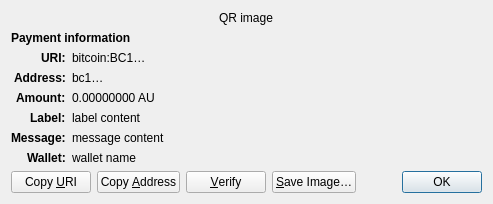
<?xml version="1.0" encoding="UTF-8"?>
<ui version="4.0">
 <class>ReceiveRequestDialog</class>
 <widget class="QDialog" name="ReceiveRequestDialog">
  <property name="geometry">
   <rect>
    <x>0</x>
    <y>0</y>
    <width>413</width>
    <height>229</height>
   </rect>
  </property>
  <property name="windowTitle">
   <string>Request payment to …</string>
  </property>
  <layout class="QGridLayout" name="gridLayout" columnstretch="0,1">
   <property name="sizeConstraint">
    <enum>QLayout::SetFixedSize</enum>
   </property>
   <item row="0" column="0" colspan="2" alignment="Qt::AlignHCenter">
    <widget class="QRImageWidget" name="qr_code">
     <property name="text">
      <string notr="true">QR image</string>
     </property>
     <property name="textInteractionFlags">
      <set>Qt::NoTextInteraction</set>
     </property>
    </widget>
   </item>
   <item row="1" column="0" colspan="2">
    <widget class="QLabel" name="payment_header">
     <property name="font">
      <font>
       <weight>75</weight>
       <bold>true</bold>
      </font>
     </property>
     <property name="text">
      <string>Payment information</string>
     </property>
     <property name="textInteractionFlags">
      <set>Qt::NoTextInteraction</set>
     </property>
    </widget>
   </item>
   <item row="2" column="0" alignment="Qt::AlignRight|Qt::AlignTop">
    <widget class="QLabel" name="uri_tag">
     <property name="font">
      <font>
       <weight>75</weight>
       <bold>true</bold>
      </font>
     </property>
     <property name="text">
      <string notr="true">URI:</string>
     </property>
     <property name="textFormat">
      <enum>Qt::PlainText</enum>
     </property>
     <property name="textInteractionFlags">
      <set>Qt::NoTextInteraction</set>
     </property>
    </widget>
   </item>
   <item row="2" column="1" alignment="Qt::AlignTop">
    <widget class="QLabel" name="uri_content">
     <property name="text">
      <string notr="true">bitcoin:BC1…</string>
     </property>
     <property name="textFormat">
      <enum>Qt::RichText</enum>
     </property>
     <property name="wordWrap">
      <bool>true</bool>
     </property>
     <property name="textInteractionFlags">
      <set>Qt::TextSelectableByMouse</set>
     </property>
    </widget>
   </item>
   <item row="3" column="0" alignment="Qt::AlignRight|Qt::AlignTop">
    <widget class="QLabel" name="address_tag">
     <property name="font">
      <font>
       <weight>75</weight>
       <bold>true</bold>
      </font>
     </property>
     <property name="text">
      <string>Address:</string>
     </property>
     <property name="textInteractionFlags">
      <set>Qt::NoTextInteraction</set>
     </property>
    </widget>
   </item>
   <item row="3" column="1" alignment="Qt::AlignTop">
    <widget class="QLabel" name="address_content">
     <property name="text">
      <string notr="true">bc1…</string>
     </property>
     <property name="textFormat">
      <enum>Qt::PlainText</enum>
     </property>
     <property name="textInteractionFlags">
      <set>Qt::TextSelectableByMouse</set>
     </property>
    </widget>
   </item>
   <item row="4" column="0" alignment="Qt::AlignRight|Qt::AlignTop">
    <widget class="QLabel" name="amount_tag">
     <property name="font">
      <font>
       <weight>75</weight>
       <bold>true</bold>
      </font>
     </property>
     <property name="text">
      <string>Amount:</string>
     </property>
     <property name="textInteractionFlags">
      <set>Qt::NoTextInteraction</set>
     </property>
    </widget>
   </item>
   <item row="4" column="1" alignment="Qt::AlignTop">
    <widget class="QLabel" name="amount_content">
     <property name="text">
      <string notr="true">0.00000000 AU</string>
     </property>
     <property name="textFormat">
      <enum>Qt::PlainText</enum>
     </property>
     <property name="textInteractionFlags">
      <set>Qt::TextSelectableByMouse</set>
     </property>
    </widget>
   </item>
   <item row="5" column="0" alignment="Qt::AlignRight|Qt::AlignTop">
    <widget class="QLabel" name="label_tag">
     <property name="font">
      <font>
       <weight>75</weight>
       <bold>true</bold>
      </font>
     </property>
     <property name="text">
      <string>Label:</string>
     </property>
     <property name="textInteractionFlags">
      <set>Qt::NoTextInteraction</set>
     </property>
    </widget>
   </item>
   <item row="5" column="1" alignment="Qt::AlignTop">
    <widget class="QLabel" name="label_content">
     <property name="text">
      <string notr="true">label content</string>
     </property>
     <property name="textFormat">
      <enum>Qt::PlainText</enum>
     </property>
     <property name="wordWrap">
      <bool>true</bool>
     </property>
     <property name="textInteractionFlags">
      <set>Qt::TextSelectableByMouse</set>
     </property>
    </widget>
   </item>
   <item row="6" column="0" alignment="Qt::AlignRight|Qt::AlignTop">
    <widget class="QLabel" name="message_tag">
     <property name="font">
      <font>
       <weight>75</weight>
       <bold>true</bold>
      </font>
     </property>
     <property name="text">
      <string>Message:</string>
     </property>
     <property name="textInteractionFlags">
      <set>Qt::NoTextInteraction</set>
     </property>
    </widget>
   </item>
   <item row="6" column="1" alignment="Qt::AlignTop">
    <widget class="QLabel" name="message_content">
     <property name="text">
      <string notr="true">message content</string>
     </property>
     <property name="textFormat">
      <enum>Qt::PlainText</enum>
     </property>
     <property name="wordWrap">
      <bool>true</bool>
     </property>
     <property name="textInteractionFlags">
      <set>Qt::TextSelectableByMouse</set>
     </property>
    </widget>
   </item>
   <item row="7" column="0" alignment="Qt::AlignRight|Qt::AlignTop">
    <widget class="QLabel" name="wallet_tag">
     <property name="font">
      <font>
       <weight>75</weight>
       <bold>true</bold>
      </font>
     </property>
     <property name="text">
      <string>Wallet:</string>
     </property>
     <property name="textInteractionFlags">
      <set>Qt::NoTextInteraction</set>
     </property>
    </widget>
   </item>
   <item row="7" column="1" alignment="Qt::AlignTop">
    <widget class="QLabel" name="wallet_content">
     <property name="text">
      <string notr="true">wallet name</string>
     </property>
     <property name="textFormat">
      <enum>Qt::PlainText</enum>
     </property>
     <property name="wordWrap">
      <bool>true</bool>
     </property>
     <property name="textInteractionFlags">
      <set>Qt::TextSelectableByMouse</set>
     </property>
    </widget>
   </item>
   <item row="8" column="0" colspan="2">
    <layout class="QHBoxLayout" name="horizontalLayout">
     <item>
      <widget class="QPushButton" name="btnCopyURI">
       <property name="text">
        <string>Copy &amp;URI</string>
       </property>
       <property name="autoDefault">
        <bool>false</bool>
       </property>
      </widget>
     </item>
     <item>
      <widget class="QPushButton" name="btnCopyAddress">
       <property name="text">
        <string>Copy &amp;Address</string>
       </property>
       <property name="autoDefault">
        <bool>false</bool>
       </property>
      </widget>
     </item>
     <item>
      <widget class="QPushButton" name="btnVerify">
       <property name="text">
        <string>&amp;Verify</string>
       </property>
       <property name="toolTip">
        <string>Verify this address on e.g. a hardware wallet screen</string>
       </property>
       <property name="autoDefault">
        <bool>false</bool>
       </property>
      </widget>
     </item>
     <item>
      <widget class="QPushButton" name="btnSaveAs">
       <property name="text">
        <string>&amp;Save Image…</string>
       </property>
       <property name="autoDefault">
        <bool>false</bool>
       </property>
      </widget>
     </item>
     <item>
      <spacer name="horizontalSpacer_2">
       <property name="orientation">
        <enum>Qt::Horizontal</enum>
       </property>
       <property name="sizeHint" stdset="0">
        <size>
         <width>40</width>
         <height>20</height>
        </size>
       </property>
      </spacer>
     </item>
     <item>
      <widget class="QDialogButtonBox" name="buttonBox">
       <property name="focusPolicy">
        <enum>Qt::StrongFocus</enum>
       </property>
       <property name="standardButtons">
        <set>QDialogButtonBox::Ok</set>
       </property>
      </widget>
     </item>
    </layout>
   </item>
  </layout>
 </widget>
 <customwidgets>
  <customwidget>
   <class>QRImageWidget</class>
   <extends>QLabel</extends>
   <header>qt/qrimagewidget.h</header>
  </customwidget>
 </customwidgets>
 <tabstops>
  <tabstop>buttonBox</tabstop>
  <tabstop>btnCopyURI</tabstop>
  <tabstop>btnCopyAddress</tabstop>
  <tabstop>btnSaveAs</tabstop>
 </tabstops>
 <resources/>
 <connections>
  <connection>
   <sender>buttonBox</sender>
   <signal>accepted()</signal>
   <receiver>ReceiveRequestDialog</receiver>
   <slot>accept()</slot>
   <hints>
    <hint type="sourcelabel">
     <x>135</x>
     <y>230</y>
    </hint>
    <hint type="destinationlabel">
     <x>135</x>
     <y>126</y>
    </hint>
   </hints>
  </connection>
 </connections>
</ui>
